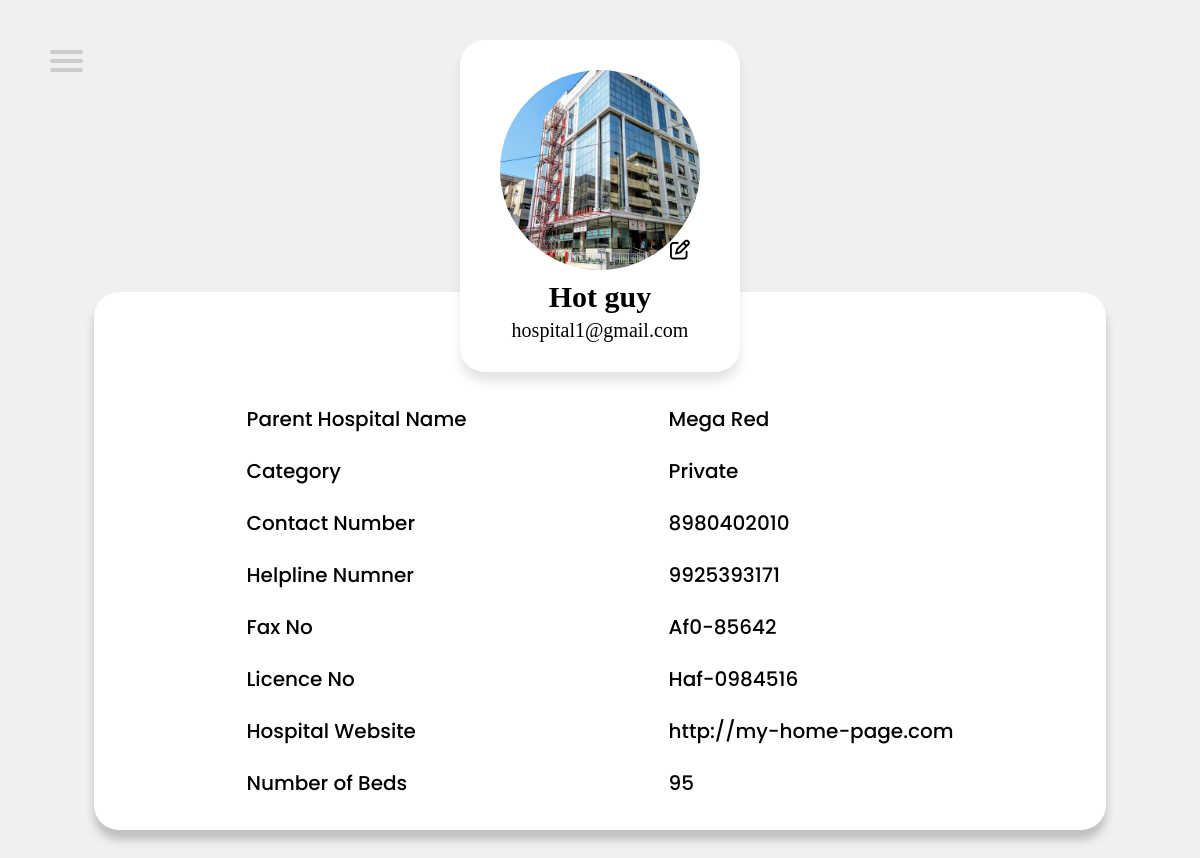
Screenshot of /hospitalProfile2.php (signed in) with the database file from the repository.
### tables this page shows
CREATE TABLE `hospitallogin` (
  `id` int(5) NOT NULL,
  `pass` varchar(255) NOT NULL,
  `email` varchar(50) NOT NULL,
  `imagename` varchar(100) DEFAULT NULL
);

CREATE TABLE `bloodcenterdetail` (
  `id` int(11) NOT NULL,
  `email` varchar(150) NOT NULL,
  `name` varchar(100) NOT NULL,
  `hospitalName` varchar(100) DEFAULT NULL,
  `category` varchar(15) NOT NULL,
  `contact` varchar(10) NOT NULL,
  `faxNo` varchar(20) DEFAULT NULL,
  `licenceNo` varchar(30) NOT NULL,
  `helplineNo` varchar(10) NOT NULL,
  `website` varchar(255) DEFAULT NULL,
  `beds` int(10) NOT NULL,
  `state` varchar(50) NOT NULL,
  `district` varchar(50) NOT NULL,
  `city` varchar(50) NOT NULL,
  `landmark` varchar(100) NOT NULL,
  `pincode` int(6) NOT NULL
);

### hospitalProfile2.php (the view, shortened to what this page needs)
<?php
require 'php/connection.php';
$id = $_SESSION["hospital_id"];
$fetch = "SELECT * FROM bloodcenterdetail where id = '$id'";
$result = mysqli_query($con, $fetch);
if ($result && mysqli_num_rows($result) > 0) {
    $data = mysqli_fetch_assoc($result);
}
$fetch = "SELECT * FROM hospitallogin where id = '$id'";
$result2 = mysqli_query($con, $fetch);
if ($result2 && mysqli_num_rows($result2) > 0) {
    $data2 = mysqli_fetch_assoc($result2);
}
?>
<!DOCTYPE html>
<html lang="en">
<head>
    <link rel="stylesheet" href="CSS/hospitalProfile2.css" />
    <link rel="stylesheet" href="https://cdnjs.cloudflare.com/ajax/libs/font-awesome/6.5.2/css/all.min.css"
 />
</head>
<body>
    <nav role="navigation">
        <div id="menuToggle">
            <span></span>
            <span></span>
            <span></span>
        </div>
    </nav>
    <div class="card">
        <div class="left">
            <div class="photo" style="background-image: url('<?php if (isset($data2["imagename"])) {
                echo 'profilePhotosHospital/' . $data2["imagename"];
            } else {
                echo 'Image/empty_profile.jpg';
            }
            ?>')">
                <form id="uploadForm" action="php/profileUploadHospital.php" method="post"
                    enctype="multipart/form-data">
                </form>
                <i class="fa-regular fa-pen-to-square" id="penIcon" onclick="uploadFile()"></i>
            </div>
            <div class="info">
                <h1><?php echo $data["name"] ?></h1>
                <h2><?php echo $data["email"] ?></h2>
            </div>
        </div>
        <div class="right">
            <table>
                <tr>
                    <td>Parent Hospital Name</td>
                    <td><?php if (isset($data["hospitalName"])) {
                        echo $data["hospitalName"];
                    } else {
                        echo "Not Defined";
                    }
                    ?></td>
                </tr>
                <tr>
                    <td>Category</td>
                    <td><?php if (isset($data["category"])) {
                        echo $data["category"];
                    } else {
                        echo "Not Defined";
                    } ?></td>
                </tr>
                <tr>
                    <td>Contact Number</td>
                    <td><?php if (isset($data["contact"])) {
                        echo $data["contact"];
                    } else {
                        echo "Not Defined";
                    } ?></td>
                </tr>
                <tr>
                    <td>Helpline Numner</td>
                    <td><?php if (isset($data["helplineNo"])) {
                        echo $data["helplineNo"];
                    } else {
                        echo "Not Defined";
                    } ?></td>
                </tr>
                <tr>
                    <td>Fax No</td>
                    <td><?php if (isset($data["faxNo"])) {
                        echo $data["faxNo"];
                    } else {
                        echo "Not Defined";
                    } ?></td>
                </tr>
                <tr>
                    <td>Licence No</td>
                    <td><?php if (isset($data["licenceNo"])) {
                        echo $data["licenceNo"];
                    } else {
                        echo "Not Defined";
                    } ?></td>
                </tr>
                <tr>
                    <td>Hospital Website</td>
                    <td><?php if (isset($data["website"])) {
                        echo $data["website"];
                    } else {
                        echo "Not Defined";
                    } ?></td>
                </tr>
                <tr>
                    <td>Number of Beds</td>
                    <td><?php if (isset($data["beds"])) {
                        echo $data["beds"];
                    } else {
                        echo "Not Defined";
                    } ?></td>
                </tr>
            </table>
        </div>
    </div>
</body>
</html>

### CSS/hospitalProfile2.css (style rules this page uses)
* { margin: 0; padding: 0; box-sizing: border-box; }
html { font-size: 62.5%; scroll-behavior: smooth; overflow-x: hidden; background-color: rgb(240, 240, 240); }
body { font-family: poppins; display: grid; grid-template-rows: auto 2fr auto; width: 100vw; align-items: center; justify-content: center; }
#menuToggle { display: block; position: fixed; top: 50px; left: 50px; z-index: 9; -webkit-user-select: none; user-select: none; }
#menuToggle span { display: block; width: 33px; height: 4px; margin-bottom: 5px; position: relative; background: #cdcdcd; border-radius: 3px; z-index: 1; transform-origin: 4px 0px; transition: transform 0.5s cubic-bezier(0.77, 0.2, 0.05, 1), background 0.5s cubic-bezier(0.77, 0.2, 0.05, 1), opacity 0.55s ease; }
#menuToggle span:nth-last-child(2) { transform-origin: 0% 100%; }
.card { display: flex; flex-direction: column; align-items: center; justify-content: center; flex-wrap: nowrap; gap: 0rem; min-height: 100vh; position: relative; top: 2rem; margin: 2rem 0; }
.left, .info { display: flex; flex-direction: column; align-items: center; justify-content: center; }
.left { gap: 1rem; background-color: white; padding: 3rem 4rem; border-radius: 25px; box-shadow: 0px 10px 10px rgba(0, 0, 0, 0.1); z-index: 7; }
.photo { width: 200px; height: 200px; background-size: cover; background-position: top; border-radius: 500px; position: relative; }
.photo i { position: absolute; bottom: 10px; right: 10px; font-size: 2rem; transition: 0.5s ease; }
form { display: flex; gap: 5rem; flex-direction: column; align-items: center; justify-content: center; min-height: 100vh; }

### rows the page displays
hospitallogin: imagename (picture)
bloodcenterdetail: name "Hot guy", email "hospital1@gmail.com", hospitalName "Mega Red", category "Private", contact "8980402010", helplineNo "9925393171", faxNo "Af0-85642", licenceNo "Haf-0984516", website "http://my-home-page.com", beds "95"
